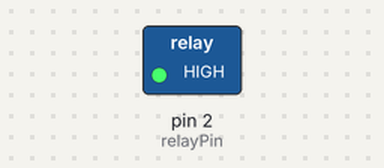
A sketch run on a simulated Arduino Uno, built with avr-gcc and run on an emulated ATmega328P. Parts: switched loads named in the sketch (green lamp = pin HIGH). Dashed ring = blinking.

Above: at 0.5 s.
Timing chart, 0 to 4.6 s (numbered marks = the images above):
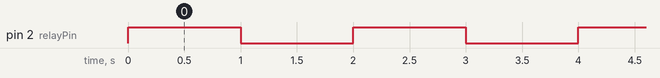

Measured:
- by itself, pin 2 (relayPin): alternates HIGH for 1.0 s and LOW for 1.0 s

The sketch:

Circuit_11.ino
```cpp
/*

Example sketch 11

RELAYS

  Use a transistor to drive a relay

  A relay is a electrically-controlled mechanical switch.
  It can control much more voltage and current than an Arduino pin
  (or the transistor included in your kit) can. If you want to use
  the Arduino to control a 120V bulb, coffee maker, or other high-
  power device, a relay is an excellent way to do that. Because
  the relay needs more power to switch than an Arduino pin can
  provide, we'll use a transistor to drive the relay in exactly
  the same way we used a transistor to drive a motor in circuit 12.

  A relay consists of a coil of wire, and switch contacts. When
  you apply power to the coil, it becomes magnetized, and pulls
  the switch contacts closed. Since the switch contacts are
  completely isolated from the Arduino, you can safely use a
  relay to control normally dangerous voltages (but please only do
  this if you already know how to safely work with high voltage!).

  The relay has three contact pins, COM (common), NC (Normally
  Closed), and NO (Normally Open). When the relay is turned off,
  the COM pin is connected to the NC (Normally Closed) pin. When
  the relay is turned on, the COM pin is connected to the NO
  (Normally Open) pin.

  This code is very simple - it turns the relay on for one second,
  and off for one second, the same as the blink sketch!

Hardware connections:

  Transistor:

    The transistor has three pins. Looking at the flat side with
    the pins down, the order is COLLECTOR, BASE, EMITTER.

    Connect the BASE pin through a 1K resistor to digital pin 2.

    Connect the EMITTER pin to GND.

  Relay coil:

    The relay has pins for a coil (which you use to control the
    relay), and contacts (which you connect to the device you'd
    like to switch). The top or bottom of the relay should have
    a symbol indicating the coil pins.

    Connect one side of the coil to the COLLECTOR pin
    on the transistor.

    Connect other side of the coil to 5V.

  Diode:

    The relay has a coil that you energize to close the switch.
    When you disconnect power from a coil, the coil will generate
    a voltage spike that can damage the transistor. This diode
    protects the transistor from the voltage spike.

    Connect the side of the diode with the band (cathode) to 5V

    Connect the other side of the diode (anode) to the COLLECTOR
    pin of the transistor.

  Relay contacts and LEDs:

    We'll use the relay contacts to turn LEDs on and off, but you
    can use them to switch almost anything on and off.

    Connect the COMMON side of the switch to a 330 Ohm resistor.
    Connect the other side of the above resistor to 5V.

    Connect the NC (Normally Closed) side of the switch to the
    positive (longer) leg of LED 1.

    Connect the NO (Normally Open) side of the switch to the
    positive (longer) leg of LED 2.

    Connect the negative sides (shorter leg) of both LEDs to GND.

This sketch was written by SparkFun Electronics,
with lots of help from the Arduino community.
This code is completely free for any use.
Visit http://www.arduino.cc to learn about the Arduino.

Version 2.0 6/2012 MDG
*/


const int relayPin = 2;	    // use this pin to drive the transistor
const int timeDelay = 1000; // delay in ms for on and off phases

// You can make timeDelay shorter, but note that relays, being
// mechanical devices, will wear out quickly if you try to drive
// them too fast.


void setup()
{
  pinMode(relayPin, OUTPUT);  // set pin as an output
}


void loop()
{
  digitalWrite(relayPin, HIGH);  // turn the relay on

  delay(timeDelay);              // wait for one second

  digitalWrite(relayPin, LOW);   // turn the relay off

  delay(timeDelay);              // wait for one second
}
```
